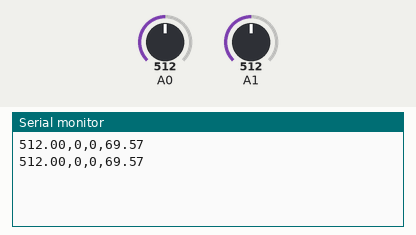
The sketch below on a simulated Arduino Uno, built for the host (arithmetic inside an expression is 32-bit, double 64-bit). On the bench: the last lines printed to the serial monitor. The inputs (shaded band) are chosen by the test bench; at power-on: A0 = 512, A1 = 512.

Above: at 1.8 s.
1.9 s: A0 set to 716
At 2.8 s:
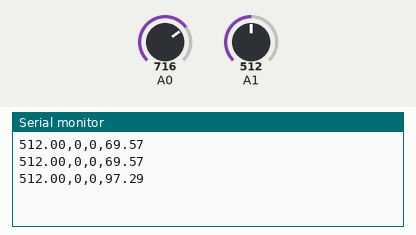
3.4 s: A1 set to 716
At 4.7 s:
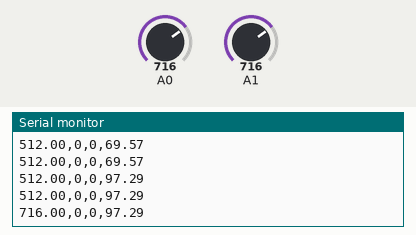
4.9 s: A0 set to 900
At 5.7 s:
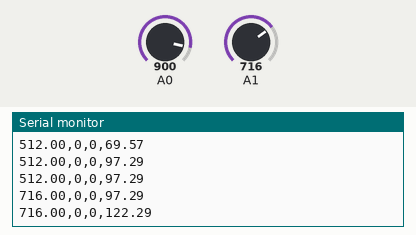
6.4 s: A1 set to 900
At 7.8 s:
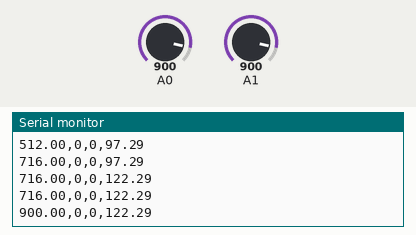
Timing chart, 0 to 8.9 s (numbered marks = the images above; inputs shaded):
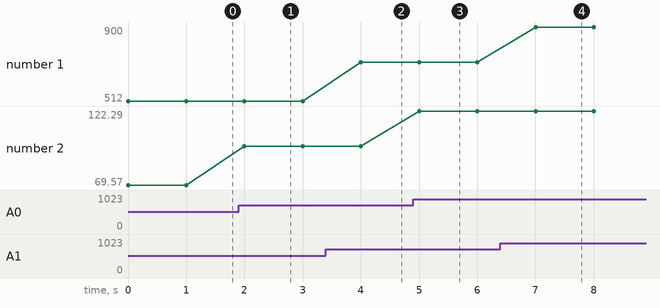

The sketch:

remix.ino
```cpp
 #include "Si7021.h"

Si7021 si7021;

void setup()
{
  uint64_t serialNumber = 0ULL;
  Serial.begin(9600);
  si7021.begin();

  serialNumber = si7021.getSerialNumber();
}

void loop()
{
  float sensorVoltage;
  float sensorValue;
  int V1 = analogRead(A0);  //从A1口读取电压数据存入刚刚创建整数型变量V1，模拟口的电压测量范围为0-5V 返回的值为0-1024
  if (V1 < 2) V1 = 0;  //过滤杂波
  float vol = V1 * (5.0 / 1023.0);//我们将 V1的值换算成实际电压值存入浮点型变量 vol

  float wind_speed_km_h = 100.0 * vol;//电压值转换为风速值km/h
  float wind_speed_m_s = 27.8 * vol;//电压值转换为风速值m/s

  sensorValue = analogRead(A1);
  sensorVoltage = sensorValue/1024*3.3;

  Serial.print(sensorValue);
  Serial.print(',');
  Serial.print(si7021.getTemperatureFromPreviousHumidityMeasurement());
  Serial.print(',');
  Serial.print(si7021.measureHumidity());
  Serial.print(',');
  Serial.print(wind_speed_m_s);
  Serial.println(' ');


  delay(1000);                           //输出完成后等待0.1秒钟，用于控制数据的刷新速度。

}
```

Measured:
- after the input at 1.9 s, the serial monitor: prints a new line after 0.10 s (image 1)
- after the input at 3.4 s, the serial monitor: prints a new line after 0.60 s (image 2)
- after the input at 4.9 s, the serial monitor: prints a new line after 0.10 s (image 3)
- after the input at 6.4 s, the serial monitor: prints a new line after 0.60 s (image 4)
- plotted number 1: 512 → 716 after the input at 3.4 s, 716 → 900 after the input at 6.4 s
- plotted number 2: 69.57 → 97.29 after the input at 1.9 s, 97.29 → 122.29 after the input at 4.9 s
